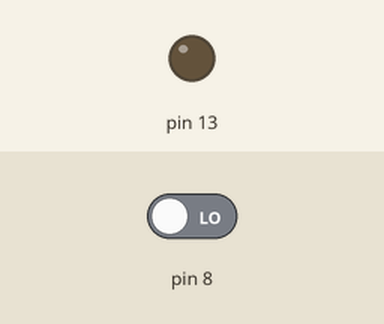
Simulated run of this sketch. Board: Arduino Uno, built with avr-gcc and run on an emulated ATmega328P. Shown: output pins drawn as LEDs (lit = HIGH). The test bench sets the inputs (shaded band); at power-on: pin 8 LOW.

Above: at 1.2 s.
1.3 s: pin 8 driven HIGH
At 1.8 s:
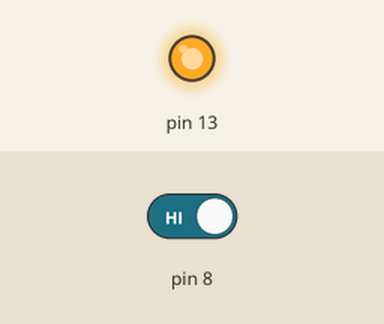
Timing chart, 0 to 4.3 s (numbered marks = the images above; inputs shaded):
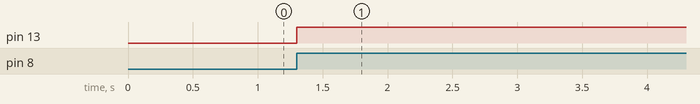

Measured:
- after the input at 1.3 s, pin 13: LOW → HIGH at once

The sketch:

push_button.ino
```cpp
void setup()
{
  pinMode(13, OUTPUT);
  pinMode(8, INPUT);
}

void loop()
{
  if (digitalRead(8) == HIGH)
  {
    digitalWrite(13, HIGH);
    delay(5000);
    digitalWrite(13, LOW);
}
}
```
